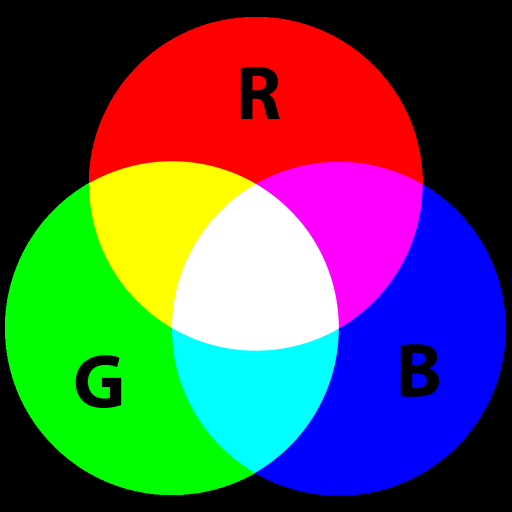
#> input picture images/RGB.png, 1024 x 1024 px (shown at 1/2 size)
$ jupyter execute Colors.ipynb
#> lines starting #> are read from the running program, lines starting #| are printed output that depends on the picture
[cell 1]
import cv2
import numpy as np
import matplotlib.pyplot as plt

## Load image

[cell 2]
img = cv2.imread('images/RGB.png')
#> img is the input picture: shape (1024, 1024, 3); mean B, G, R 83.8, 83.9, 83.9

plt.figure(figsize=(10,10))

plt.imshow(img)

plt.show()

# OpenCV is BGR, everyone else is RGB, lets change the image to RGB

[cell 3]
img = cv2.imread('images/RGB.png')
img = cv2.cvtColor(img, cv2.COLOR_BGR2RGB)


plt.figure(figsize=(10,10))

plt.imshow(img)

plt.show()

## What is the type of the image

[cell 4]
type(img)

### Shape of image is accessed by `img.shape`.

### It returns a tuple of number of rows, columns and channels (if image is color):

[cell 5]
img.shape
#> Out = (1024, 1024, 3)

## Total number of pixels is accessed by img.size:
$(1024 * 1024 * 3)$

[cell 6]
img.size
#> Out = 3145728

[cell 7]
print("width:    {} pixels".format(img.shape[0]))
#| width:    1024 pixels
print("height:   {} pixels".format(img.shape[1]))
#| height:   1024 pixels
print("channels:   {} pixels".format(img.shape[2]))
#| channels:   3 pixels

# Attention

## Hot shot question:
### give me the RGB pixel value when X = 400, y =200

[cell 8]
img[400,200]
#> Out = [255, 255, 0]
# yellow!?

[cell 9]
img[200,400]
#> Out = [255, 0, 0]
# RED

## Change image to grayscale

[cell 10]
img = cv2.imread('images/RGB.png')
gray = cv2.cvtColor(img, cv2.COLOR_BGR2GRAY)
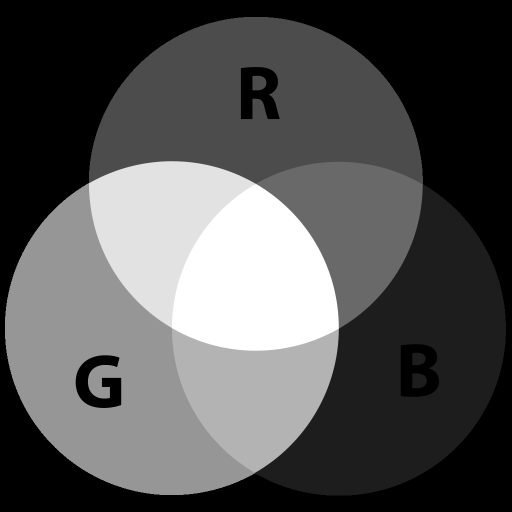
#> gray: shape (1024, 1024) (shown at 1/2 size); min 0, max 255, mean 83.9

plt.figure(figsize=(10,10))

plt.imshow(gray,cmap='gray')

plt.show()

[cell 11]
gray.size
#> Out = 1048576

[cell 12]
gray.shape
#> Out = (1024, 1024)

[cell 13]
gray[512,512]
#> Out = 255

[cell 14]
gray[0,0]
#> Out = 0

# Splitting and Merging Image Channels

[cell 15]
img = cv2.imread('images/RGB.png')
# change to RGB
img = cv2.cvtColor(img, cv2.COLOR_BGR2RGB)


plt.figure(figsize=(10,10))
plt.imshow(img)
plt.show()

### Create a tuple for each color

[cell 16]
(R,G,B) = cv2.split(img)
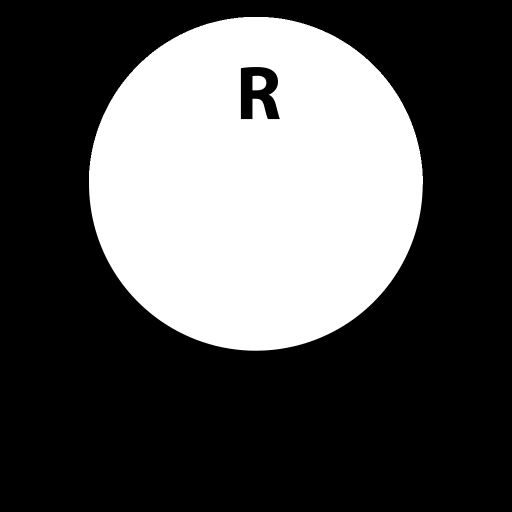
#> R: shape (1024, 1024) (shown at 1/2 size); min 0, max 255, mean 83.9
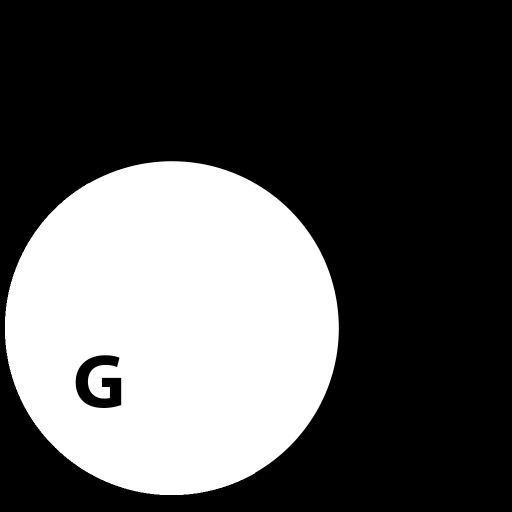
#> G: shape (1024, 1024) (shown at 1/2 size); min 0, max 255, mean 83.9
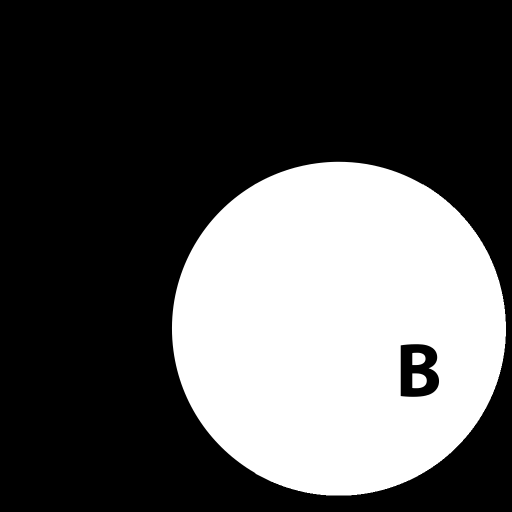
#> B: shape (1024, 1024) (shown at 1/2 size); min 0, max 255, mean 83.8
merged = cv2.merge([R, G, B])

### Create a zero array

[cell 17]
# only show each color in image
zeros = np.zeros(img.shape[:2], dtype='uint8')

### Create pure colors

[cell 18]
# only show each color in image

blue = cv2.merge([zeros,zeros,B])
green = cv2.merge([zeros,G,zeros])
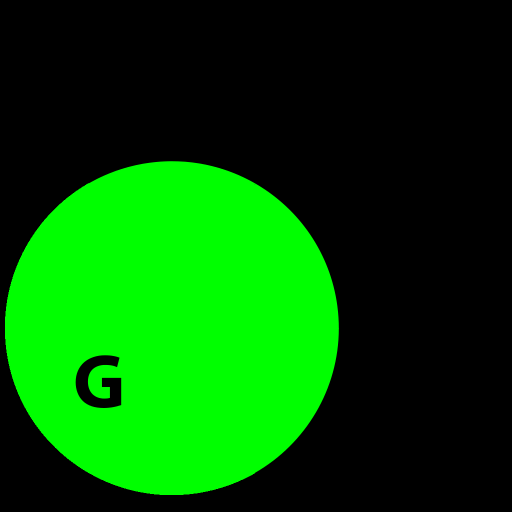
#> green: shape (1024, 1024, 3) (shown at 1/2 size); mean of channels 0, 1, 2 0, 83.9, 0; drawn as B, G, R
red = cv2.merge([R,zeros,zeros])
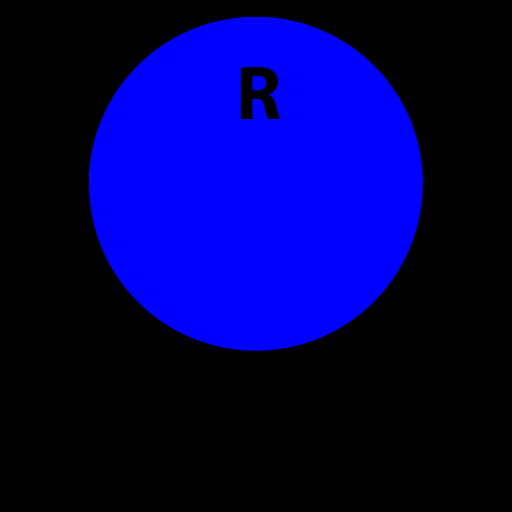
#> red: shape (1024, 1024, 3) (shown at 1/2 size); mean of channels 0, 1, 2 83.9, 0, 0; drawn as B, G, R

## Display

[cell 19]
plt.figure(figsize=(10,10))

plt.subplot(2,2,1), plt.imshow(red)
plt.title('Red'),plt.axis("off")

plt.subplot(2,2,2), plt.imshow(green)
plt.title('Green'),plt.axis("off")

plt.subplot(2,2,3), plt.imshow(blue)
plt.title('Blue'),plt.axis("off")

plt.subplot(2,2,4), plt.imshow(merged)
plt.title('Merged'),plt.axis("off")

plt.show()

### Lets do the same with a diffrent image

[cell 20]
##LOAD IMAGE
img = cv2.imread('images/cat.jpeg')
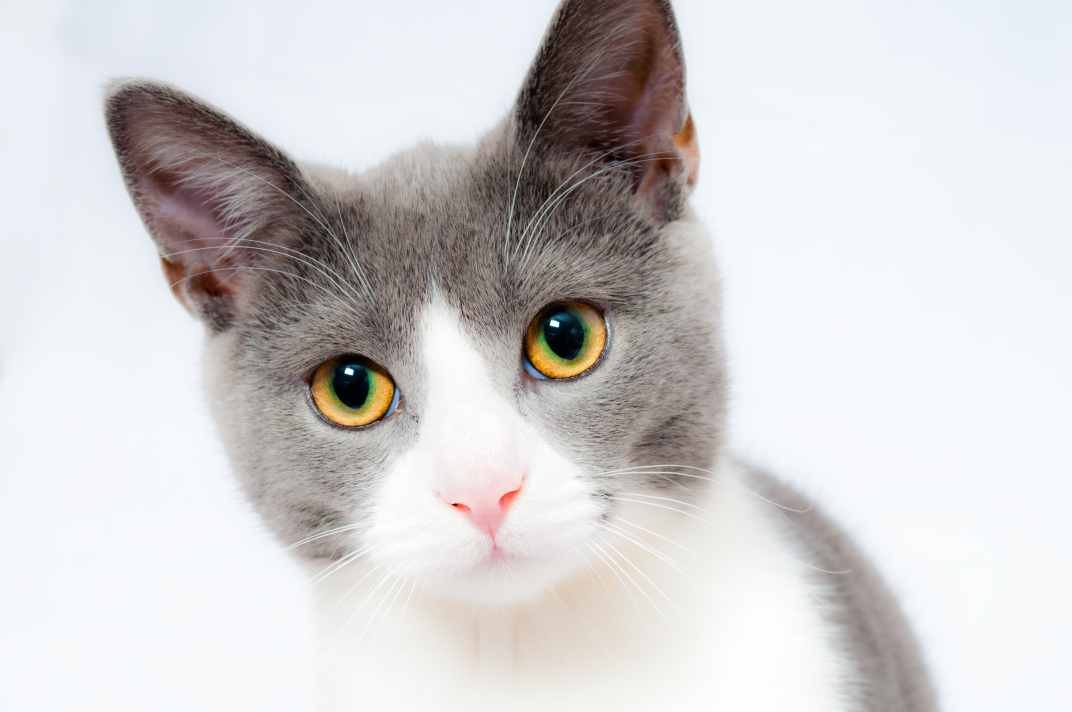
#> input picture images/cat.jpeg, 5360 x 3560 px (shown at 1/5 size)
#> img is the input picture: shape (3560, 5360, 3); mean B, G, R 208.7, 208.3, 210.2
# CHANGE BGR TO RGB
img = cv2.cvtColor(img, cv2.COLOR_BGR2RGB)


# SPLIT COLOR CHANELS
(R,G,B) = cv2.split(img)
#> R: shape (3560, 5360)
#> G: shape (3560, 5360)
#> B: shape (3560, 5360)
merged = cv2.merge([R, G, B])


# CREATE ZEROS ARRAY
zeros = np.zeros(img.shape[:2], dtype='uint8')

# CREATE IMAGES WITH ONLY 1 PRIMARY COLOR

blue = cv2.merge([zeros,zeros,B])
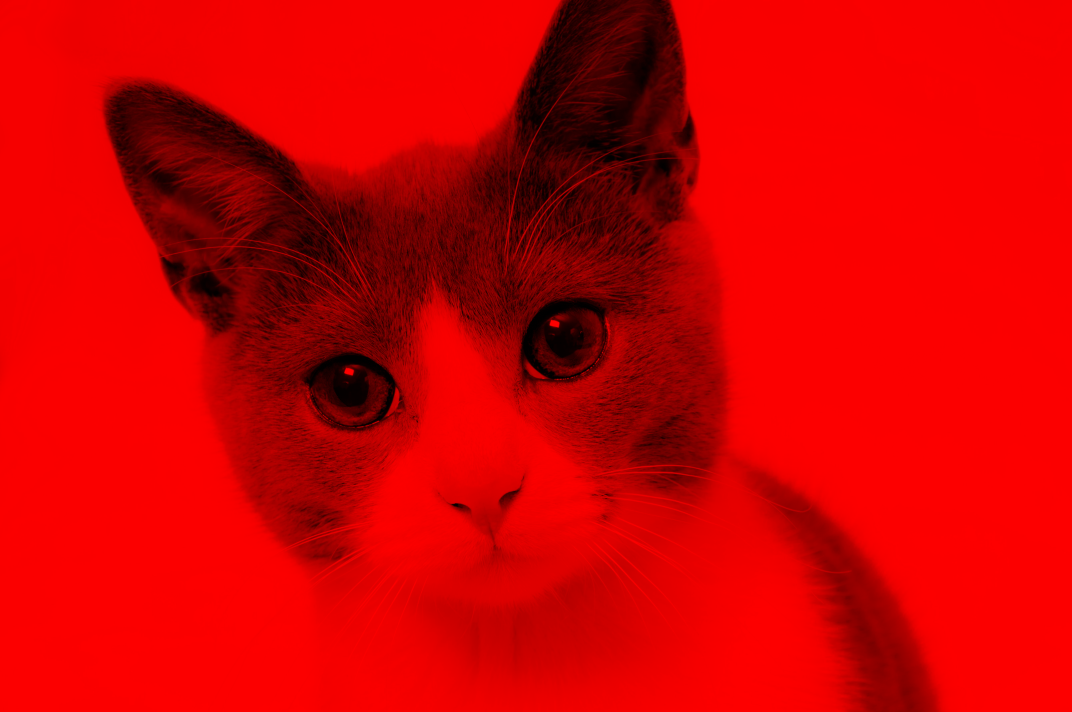
#> blue: shape (3560, 5360, 3) (shown at 1/5 size); mean of channels 0, 1, 2 0, 0, 208.7; drawn as B, G, R
green = cv2.merge([zeros,G,zeros])
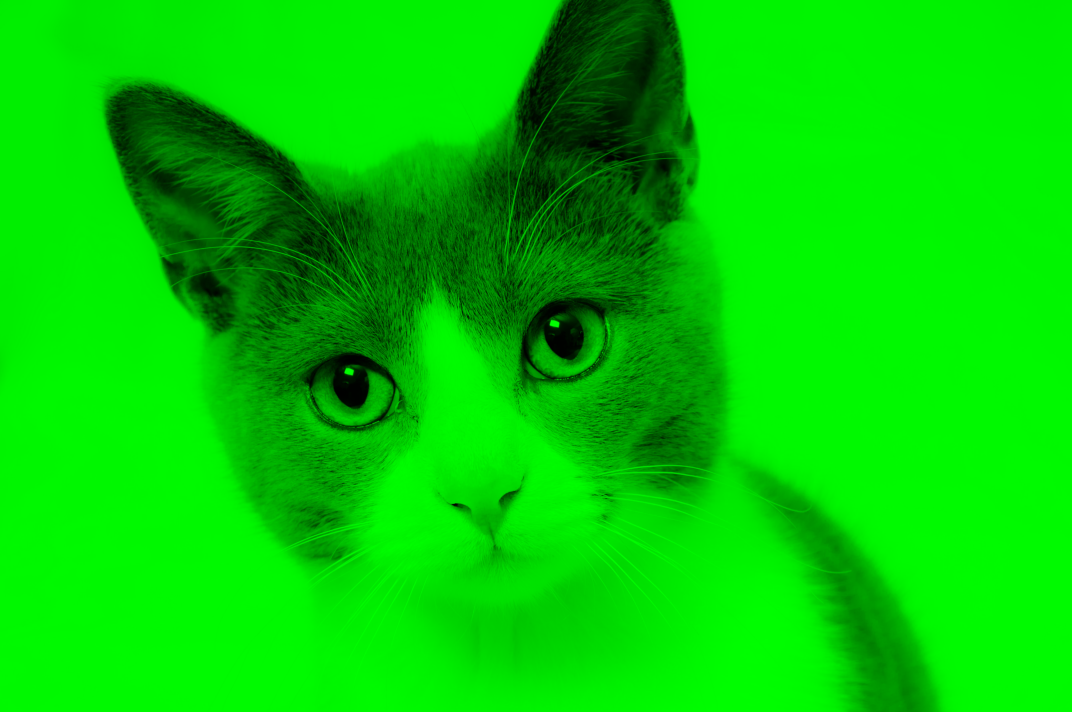
#> green: shape (3560, 5360, 3) (shown at 1/5 size); mean of channels 0, 1, 2 0, 208.3, 0; drawn as B, G, R
red = cv2.merge([R,zeros,zeros])
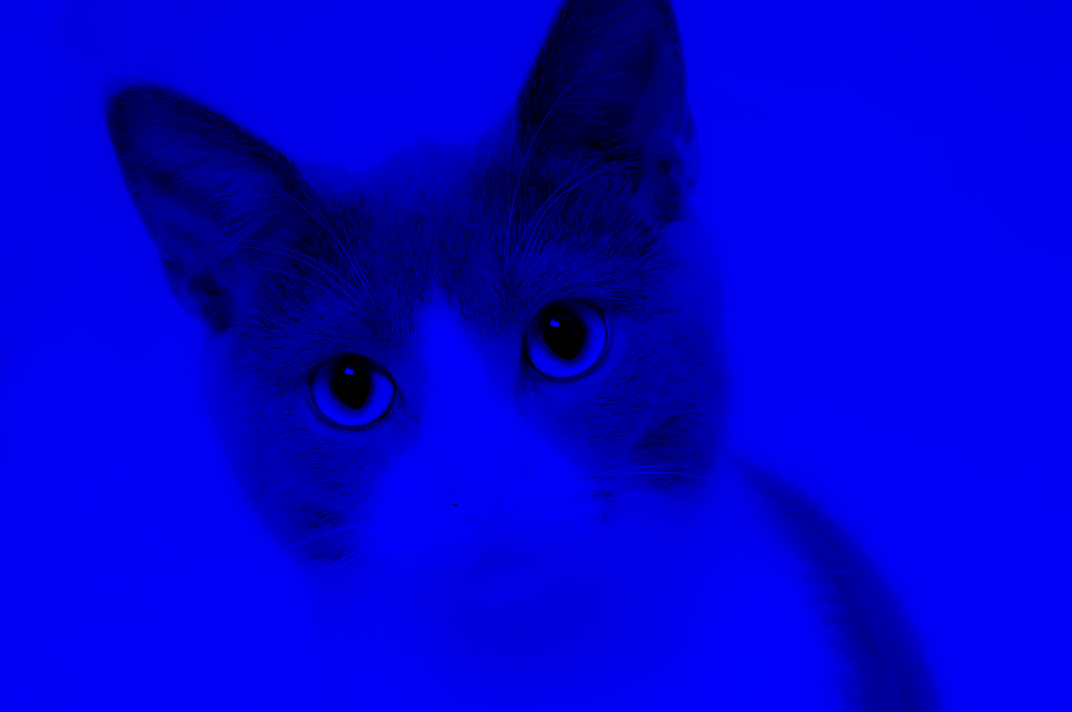
#> red: shape (3560, 5360, 3) (shown at 1/5 size); mean of channels 0, 1, 2 210.2, 0, 0; drawn as B, G, R


# DISPLAY IMAGE
plt.figure(figsize=(10,10))

plt.subplot(2,2,1), plt.imshow(red)
plt.title('Red'),plt.axis("off")

plt.subplot(2,2,2), plt.imshow(green)
plt.title('Green'),plt.axis("off")

plt.subplot(2,2,3), plt.imshow(blue)
plt.title('Blue'),plt.axis("off")

plt.subplot(2,2,4), plt.imshow(merged)
plt.title('Merged'),plt.axis("off")

plt.show()
